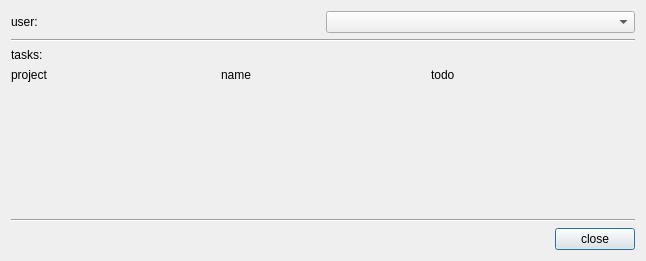
<?xml version="1.0" encoding="UTF-8"?>
<ui version="4.0">
 <class>UserDialog</class>
 <widget class="QDialog" name="UserDialog">
  <property name="geometry">
   <rect>
    <x>0</x>
    <y>0</y>
    <width>646</width>
    <height>261</height>
   </rect>
  </property>
  <property name="windowTitle">
   <string>Dialog</string>
  </property>
  <layout class="QVBoxLayout" name="verticalLayout">
   <item>
    <layout class="QHBoxLayout" name="horizontalLayout">
     <item>
      <widget class="QLabel" name="label">
       <property name="text">
        <string>user:</string>
       </property>
      </widget>
     </item>
     <item>
      <widget class="QComboBox" name="cb_user"/>
     </item>
    </layout>
   </item>
   <item>
    <widget class="Line" name="line">
     <property name="orientation">
      <enum>Qt::Horizontal</enum>
     </property>
    </widget>
   </item>
   <item>
    <widget class="QLabel" name="label_3">
     <property name="text">
      <string>tasks:</string>
     </property>
    </widget>
   </item>
   <item>
    <layout class="QHBoxLayout" name="horizontalLayout_3">
     <item>
      <widget class="QLabel" name="label_6">
       <property name="text">
        <string>project</string>
       </property>
      </widget>
     </item>
     <item>
      <widget class="QLabel" name="label_5">
       <property name="text">
        <string>name</string>
       </property>
      </widget>
     </item>
     <item>
      <widget class="QLabel" name="label_4">
       <property name="text">
        <string>todo</string>
       </property>
      </widget>
     </item>
    </layout>
   </item>
   <item>
    <layout class="QHBoxLayout" name="layout_content"/>
   </item>
   <item>
    <spacer name="verticalSpacer">
     <property name="orientation">
      <enum>Qt::Vertical</enum>
     </property>
     <property name="sizeHint" stdset="0">
      <size>
       <width>20</width>
       <height>40</height>
      </size>
     </property>
    </spacer>
   </item>
   <item>
    <widget class="Line" name="line_2">
     <property name="orientation">
      <enum>Qt::Horizontal</enum>
     </property>
    </widget>
   </item>
   <item>
    <layout class="QHBoxLayout" name="horizontalLayout_5">
     <item>
      <spacer name="horizontalSpacer">
       <property name="orientation">
        <enum>Qt::Horizontal</enum>
       </property>
       <property name="sizeHint" stdset="0">
        <size>
         <width>40</width>
         <height>20</height>
        </size>
       </property>
      </spacer>
     </item>
     <item>
      <widget class="QPushButton" name="pb_close">
       <property name="text">
        <string>close</string>
       </property>
      </widget>
     </item>
    </layout>
   </item>
  </layout>
 </widget>
 <resources/>
 <connections/>
</ui>
